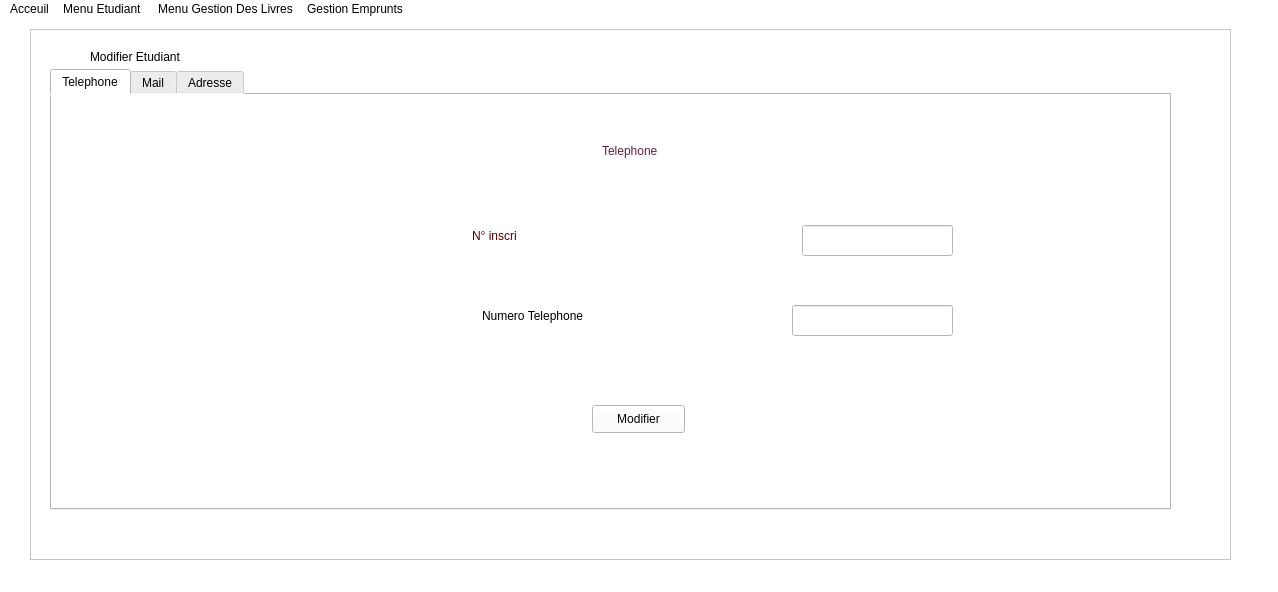
<?xml version="1.0" encoding="UTF-8"?>
<ui version="4.0">
 <class>MainWindow</class>
 <widget class="QMainWindow" name="MainWindow">
  <property name="geometry">
   <rect>
    <x>0</x>
    <y>0</y>
    <width>1278</width>
    <height>592</height>
   </rect>
  </property>
  <property name="windowTitle">
   <string>MainWindow</string>
  </property>
  <property name="styleSheet">
   <string notr="true">color :rgb(0, 0, 0);
font: 87 9pt &quot;Neue Haas Grotesk Text Pro Blac&quot;;
background-color:rgb(255, 255, 255);


</string>
  </property>
  <widget class="QWidget" name="centralwidget">
   <widget class="QFrame" name="frame">
    <property name="geometry">
     <rect>
      <x>30</x>
      <y>10</y>
      <width>1201</width>
      <height>531</height>
     </rect>
    </property>
    <property name="frameShape">
     <enum>QFrame::StyledPanel</enum>
    </property>
    <property name="frameShadow">
     <enum>QFrame::Raised</enum>
    </property>
    <widget class="QLabel" name="label_2">
     <property name="geometry">
      <rect>
       <x>60</x>
       <y>20</y>
       <width>271</width>
       <height>16</height>
      </rect>
     </property>
     <property name="text">
      <string>Modifier Etudiant</string>
     </property>
    </widget>
    <widget class="QTabWidget" name="Supprimer">
     <property name="geometry">
      <rect>
       <x>20</x>
       <y>40</y>
       <width>1121</width>
       <height>441</height>
      </rect>
     </property>
     <property name="currentIndex">
      <number>0</number>
     </property>
     <widget class="QWidget" name="Telephone">
      <attribute name="title">
       <string>Telephone</string>
      </attribute>
      <widget class="QLabel" name="label">
       <property name="geometry">
        <rect>
         <x>430</x>
         <y>170</y>
         <width>261</width>
         <height>101</height>
        </rect>
       </property>
       <property name="text">
        <string>Numero Telephone</string>
       </property>
      </widget>
      <widget class="QLineEdit" name="lineEdit">
       <property name="geometry">
        <rect>
         <x>740</x>
         <y>210</y>
         <width>161</width>
         <height>31</height>
        </rect>
       </property>
      </widget>
      <widget class="QPushButton" name="pushButton">
       <property name="geometry">
        <rect>
         <x>540</x>
         <y>310</y>
         <width>93</width>
         <height>28</height>
        </rect>
       </property>
       <property name="text">
        <string>Modifier</string>
       </property>
      </widget>
      <widget class="QLabel" name="label_10">
       <property name="geometry">
        <rect>
         <x>550</x>
         <y>10</y>
         <width>171</width>
         <height>91</height>
        </rect>
       </property>
       <property name="styleSheet">
        <string notr="true">font: 87 12pt &quot;Verdana Pro Cond Black&quot;;
color:rgb(101, 30, 62);</string>
       </property>
       <property name="text">
        <string>Telephone</string>
       </property>
      </widget>
      <widget class="QLabel" name="label_12">
       <property name="geometry">
        <rect>
         <x>420</x>
         <y>100</y>
         <width>261</width>
         <height>81</height>
        </rect>
       </property>
       <property name="styleSheet">
        <string notr="true">color: rgb(85, 0, 0);</string>
       </property>
       <property name="text">
        <string>N° inscri </string>
       </property>
      </widget>
      <widget class="QLineEdit" name="lineEdit_11">
       <property name="geometry">
        <rect>
         <x>750</x>
         <y>130</y>
         <width>151</width>
         <height>31</height>
        </rect>
       </property>
      </widget>
     </widget>
     <widget class="QWidget" name="Mail">
      <attribute name="title">
       <string>Mail</string>
      </attribute>
      <widget class="QLabel" name="label_3">
       <property name="geometry">
        <rect>
         <x>410</x>
         <y>200</y>
         <width>261</width>
         <height>81</height>
        </rect>
       </property>
       <property name="text">
        <string>Mail :</string>
       </property>
      </widget>
      <widget class="QPushButton" name="pushButton_2">
       <property name="geometry">
        <rect>
         <x>540</x>
         <y>340</y>
         <width>93</width>
         <height>28</height>
        </rect>
       </property>
       <property name="text">
        <string>Modifier</string>
       </property>
      </widget>
      <widget class="QLineEdit" name="lineEdit_2">
       <property name="geometry">
        <rect>
         <x>660</x>
         <y>210</y>
         <width>161</width>
         <height>31</height>
        </rect>
       </property>
      </widget>
      <widget class="QLabel" name="label_9">
       <property name="geometry">
        <rect>
         <x>560</x>
         <y>10</y>
         <width>171</width>
         <height>91</height>
        </rect>
       </property>
       <property name="styleSheet">
        <string notr="true">font: 87 12pt &quot;Verdana Pro Cond Black&quot;;
color:rgb(101, 30, 62);</string>
       </property>
       <property name="text">
        <string>Mail</string>
       </property>
      </widget>
      <widget class="QLabel" name="label_4">
       <property name="geometry">
        <rect>
         <x>410</x>
         <y>110</y>
         <width>261</width>
         <height>81</height>
        </rect>
       </property>
       <property name="styleSheet">
        <string notr="true">color: rgb(85, 0, 0);</string>
       </property>
       <property name="text">
        <string>N° inscri </string>
       </property>
      </widget>
      <widget class="QLineEdit" name="lineEdit_3">
       <property name="geometry">
        <rect>
         <x>660</x>
         <y>130</y>
         <width>161</width>
         <height>31</height>
        </rect>
       </property>
      </widget>
     </widget>
     <widget class="QWidget" name="Adresse">
      <attribute name="title">
       <string>Adresse</string>
      </attribute>
      <widget class="QPushButton" name="pushButton_3">
       <property name="geometry">
        <rect>
         <x>540</x>
         <y>370</y>
         <width>93</width>
         <height>28</height>
        </rect>
       </property>
       <property name="text">
        <string>Modifier</string>
       </property>
      </widget>
      <widget class="QLabel" name="label_11">
       <property name="geometry">
        <rect>
         <x>350</x>
         <y>410</y>
         <width>171</width>
         <height>91</height>
        </rect>
       </property>
       <property name="styleSheet">
        <string notr="true">font: 87 12pt &quot;Verdana Pro Cond Black&quot;;
color:rgb(101, 30, 62);</string>
       </property>
       <property name="text">
        <string>Education</string>
       </property>
      </widget>
      <widget class="QLabel" name="label_7">
       <property name="geometry">
        <rect>
         <x>370</x>
         <y>200</y>
         <width>171</width>
         <height>91</height>
        </rect>
       </property>
       <property name="styleSheet">
        <string notr="true">font: 87 10pt &quot;Neue Haas Grotesk Text Pro Blac&quot;;</string>
       </property>
       <property name="text">
        <string>Nom de rue :</string>
       </property>
      </widget>
      <widget class="QLineEdit" name="lineEdit_8">
       <property name="geometry">
        <rect>
         <x>710</x>
         <y>240</y>
         <width>141</width>
         <height>31</height>
        </rect>
       </property>
      </widget>
      <widget class="QLabel" name="label_8">
       <property name="geometry">
        <rect>
         <x>380</x>
         <y>260</y>
         <width>171</width>
         <height>91</height>
        </rect>
       </property>
       <property name="styleSheet">
        <string notr="true">font: 87 10pt &quot;Neue Haas Grotesk Text Pro Blac&quot;;</string>
       </property>
       <property name="text">
        <string>Ville :</string>
       </property>
      </widget>
      <widget class="QLineEdit" name="lineEdit_9">
       <property name="geometry">
        <rect>
         <x>710</x>
         <y>290</y>
         <width>141</width>
         <height>31</height>
        </rect>
       </property>
      </widget>
      <widget class="QLabel" name="label_5">
       <property name="geometry">
        <rect>
         <x>530</x>
         <y>-10</y>
         <width>171</width>
         <height>91</height>
        </rect>
       </property>
       <property name="styleSheet">
        <string notr="true">font: 87 12pt &quot;Verdana Pro Cond Black&quot;;
color:rgb(101, 30, 62);</string>
       </property>
       <property name="text">
        <string>Adresse</string>
       </property>
      </widget>
      <widget class="QLineEdit" name="lineEdit_7">
       <property name="geometry">
        <rect>
         <x>710</x>
         <y>180</y>
         <width>141</width>
         <height>31</height>
        </rect>
       </property>
      </widget>
      <widget class="QLabel" name="label_6">
       <property name="geometry">
        <rect>
         <x>370</x>
         <y>140</y>
         <width>171</width>
         <height>91</height>
        </rect>
       </property>
       <property name="styleSheet">
        <string notr="true">font: 87 10pt &quot;Neue Haas Grotesk Text Pro Blac&quot;;</string>
       </property>
       <property name="text">
        <string>Numero de rue</string>
       </property>
      </widget>
      <widget class="QLabel" name="label_13">
       <property name="geometry">
        <rect>
         <x>380</x>
         <y>100</y>
         <width>261</width>
         <height>81</height>
        </rect>
       </property>
       <property name="styleSheet">
        <string notr="true">color: rgb(85, 0, 0);</string>
       </property>
       <property name="text">
        <string>N° inscri </string>
       </property>
      </widget>
      <widget class="QLineEdit" name="lineEdit_10">
       <property name="geometry">
        <rect>
         <x>710</x>
         <y>110</y>
         <width>141</width>
         <height>31</height>
        </rect>
       </property>
      </widget>
     </widget>
    </widget>
   </widget>
  </widget>
  <widget class="QMenuBar" name="menubar">
   <property name="geometry">
    <rect>
     <x>0</x>
     <y>0</y>
     <width>1278</width>
     <height>25</height>
    </rect>
   </property>
   <widget class="QMenu" name="menuAcceuil">
    <property name="title">
     <string>Acceuil</string>
    </property>
   </widget>
   <widget class="QMenu" name="menuMenu_Etudiant">
    <property name="title">
     <string>Menu Etudiant </string>
    </property>
    <widget class="QMenu" name="menuMise_a_jour_Etudiant">
     <property name="title">
      <string>Mise a jour Etudiant</string>
     </property>
     <addaction name="actionAjouter_Etudiant"/>
     <addaction name="separator"/>
     <addaction name="actionSupprimer_Etudiant"/>
     <addaction name="separator"/>
     <addaction name="actionModifier_Etudiant"/>
    </widget>
    <widget class="QMenu" name="menuRecherche_et_Affichage">
     <property name="title">
      <string>Recherche et Affichage</string>
     </property>
     <addaction name="actionContenue_du_dictionnaire_Etudiant"/>
     <addaction name="separator"/>
     <addaction name="actionRecherche_par_numero_inscription"/>
    </widget>
    <addaction name="menuMise_a_jour_Etudiant"/>
    <addaction name="separator"/>
    <addaction name="menuRecherche_et_Affichage"/>
   </widget>
   <widget class="QMenu" name="menuMenu_Gestion_Des_Livres">
    <property name="title">
     <string>Menu Gestion Des Livres</string>
    </property>
    <widget class="QMenu" name="menuMise_a_jour">
     <property name="title">
      <string>Mise a jour</string>
     </property>
     <addaction name="actionAjouter_un_nouvel_Livre"/>
     <addaction name="actionSupprimer"/>
     <addaction name="actionModifier_nombre_d_exemplaires_d_un_Livre"/>
    </widget>
    <widget class="QMenu" name="menuRecherche_et_Affichage_2">
     <property name="title">
      <string>Recherche et Affichage</string>
     </property>
     <addaction name="actionContenue_du_dictionnaire_livre"/>
     <addaction name="actionRecherche"/>
    </widget>
    <addaction name="menuMise_a_jour"/>
    <addaction name="menuRecherche_et_Affichage_2"/>
   </widget>
   <widget class="QMenu" name="menuGestion_Emprunts">
    <property name="title">
     <string>Gestion Emprunts</string>
    </property>
    <widget class="QMenu" name="menuMise_a_jour_2">
     <property name="title">
      <string>Mise a jour</string>
     </property>
     <addaction name="actionAjouter_un_nouvel_emprunt"/>
     <addaction name="actionRetour_d_un_emprunt"/>
     <addaction name="actionSupprimer_d_un_emprunt"/>
     <addaction name="actionModifier_Emprunt"/>
    </widget>
    <widget class="QMenu" name="menuRecherche_Affichage">
     <property name="title">
      <string>Recherche ,Affichage</string>
     </property>
     <addaction name="actionContenu_du_dictionnaire_emprunt"/>
     <addaction name="actionRecherche_emprunt_par_livre"/>
    </widget>
    <addaction name="menuMise_a_jour_2"/>
    <addaction name="menuRecherche_Affichage"/>
   </widget>
   <addaction name="menuAcceuil"/>
   <addaction name="menuMenu_Etudiant"/>
   <addaction name="menuMenu_Gestion_Des_Livres"/>
   <addaction name="menuGestion_Emprunts"/>
  </widget>
  <widget class="QStatusBar" name="statusbar"/>
  <action name="actionAjouter_Etudiant">
   <property name="checkable">
    <bool>false</bool>
   </property>
   <property name="text">
    <string>Ajouter Etudiant</string>
   </property>
  </action>
  <action name="actionEtudiant_Donnee">
   <property name="text">
    <string>Etudiant Donnee</string>
   </property>
  </action>
  <action name="actionUne_Section_Donnee">
   <property name="text">
    <string>Une Section Donnee</string>
   </property>
  </action>
  <action name="actionUn_Niveau_Donnee">
   <property name="text">
    <string>Un Niveau Donnee</string>
   </property>
  </action>
  <action name="actionSection_et_Niveau">
   <property name="text">
    <string>Section et Niveau</string>
   </property>
  </action>
  <action name="actionTel">
   <property name="text">
    <string>Tel</string>
   </property>
  </action>
  <action name="actionMail">
   <property name="text">
    <string>Mail</string>
   </property>
  </action>
  <action name="actionAdresse">
   <property name="text">
    <string>Adresse</string>
   </property>
  </action>
  <action name="actionContenue_du_dictionnaire_Etudiant">
   <property name="text">
    <string>Afficher les Etudiants</string>
   </property>
  </action>
  <action name="actionRecherche_par_numero_inscription">
   <property name="text">
    <string>Recherche</string>
   </property>
  </action>
  <action name="actionRecherche_par_section">
   <property name="text">
    <string>Recherche par section</string>
   </property>
  </action>
  <action name="actionRecherche_par_section_et_Niveau">
   <property name="text">
    <string>Recherche par section et Niveau </string>
   </property>
  </action>
  <action name="actionRecherche_par_Niveau">
   <property name="text">
    <string>Recherche par Niveau</string>
   </property>
  </action>
  <action name="actionAjouter_un_nouvel_Livre">
   <property name="text">
    <string>Ajouter un nouvel Livre</string>
   </property>
  </action>
  <action name="actionModifier_nombre_d_exemplaires_d_un_Livre">
   <property name="text">
    <string>Modifier nombre d exemplaires d un Livre</string>
   </property>
  </action>
  <action name="actionLivre_donnee">
   <property name="text">
    <string>Livre donnee</string>
   </property>
  </action>
  <action name="actionLivres_d_un_auteur">
   <property name="text">
    <string>Livres d un auteur</string>
   </property>
  </action>
  <action name="actionLivres_d_une_annee_donnee">
   <property name="text">
    <string>Livres d une annee donnee</string>
   </property>
  </action>
  <action name="actionContenue_du_dictionnaire_livre">
   <property name="text">
    <string>Afficher les Livres</string>
   </property>
  </action>
  <action name="actionRecherche_par_Referance">
   <property name="text">
    <string>Recherche par Referance </string>
   </property>
  </action>
  <action name="actionRecherche_par_titre">
   <property name="text">
    <string>Recherche par titre</string>
   </property>
  </action>
  <action name="actionRecherche_par_annee_edition_donne">
   <property name="text">
    <string>Recherche par annee edition donne</string>
   </property>
  </action>
  <action name="actionRecherche_et_Affichage_des_livres_par_ordre_alphabetique">
   <property name="text">
    <string>Recherche et Affichage des livres par ordre alphabetique</string>
   </property>
  </action>
  <action name="actionAjouter_un_nouvel_emprunt">
   <property name="text">
    <string>Ajouter un nouvel emprunt</string>
   </property>
  </action>
  <action name="actionRetour_d_un_emprunt">
   <property name="text">
    <string>Retour d un emprunt</string>
   </property>
  </action>
  <action name="actionSupprimer_d_un_emprunt">
   <property name="text">
    <string>Supprimer d un emprunt</string>
   </property>
  </action>
  <action name="actionDate_emprunt">
   <property name="text">
    <string>Date emprunt</string>
   </property>
  </action>
  <action name="actionDate_Retour">
   <property name="text">
    <string>Date Retour</string>
   </property>
  </action>
  <action name="actionContenu_du_dictionnaire_emprunt">
   <property name="text">
    <string>Afficher les Emprunts</string>
   </property>
  </action>
  <action name="actionRecherche_emprunt_par_livre">
   <property name="text">
    <string>Rechercher</string>
   </property>
  </action>
  <action name="actionRecherche_emprunt_par_etudiant">
   <property name="text">
    <string>Recherche emprunt par etudiant</string>
   </property>
  </action>
  <action name="actionRecherche_livres_empruntee_a_une_date_donnee">
   <property name="text">
    <string>Recherche livres empruntee a une date donnee</string>
   </property>
  </action>
  <action name="actionRecherche_livres_retournee_a_une_date_donne">
   <property name="text">
    <string>Recherche livres retournee a une date donne</string>
   </property>
  </action>
  <action name="actionRecherche_livres_empruntee_entre_2_dates_donnee">
   <property name="text">
    <string>Recherche livres empruntee entre 2 dates donnee</string>
   </property>
  </action>
  <action name="actionRecherche_livres_retournee_entre_2_date_donne">
   <property name="text">
    <string>Recherche livres retournee entre 2 date donne</string>
   </property>
  </action>
  <action name="actionSupprimer_Etudiant">
   <property name="text">
    <string>Supprimer Etudiant</string>
   </property>
  </action>
  <action name="actionModifier_Etudiant">
   <property name="text">
    <string>Modifier Etudiant</string>
   </property>
  </action>
  <action name="actionMenu_Acceuil">
   <property name="text">
    <string>Menu Acceuil</string>
   </property>
  </action>
  <action name="actionRecuperation_des_donnee">
   <property name="text">
    <string>Recuperer les donnee</string>
   </property>
  </action>
  <action name="actionEnregistrer_Ficher_Livres">
   <property name="text">
    <string>Enregistrer Ficher Livres</string>
   </property>
  </action>
  <action name="actionEnregistrer_Ficher_Emprunt">
   <property name="text">
    <string>Enregistrer Ficher Emprunt</string>
   </property>
  </action>
  <action name="actionRecuperer_Ficher_Etudiant">
   <property name="text">
    <string>Recuperer Ficher Etudiant</string>
   </property>
  </action>
  <action name="actionRecuperer_Ficher_Livres">
   <property name="text">
    <string>Recuperer Ficher Livres</string>
   </property>
  </action>
  <action name="actionRecuperer_Ficher_Emprunt">
   <property name="text">
    <string>Recuperer Ficher Emprunt</string>
   </property>
  </action>
  <action name="actionRecherche">
   <property name="text">
    <string>Recherche</string>
   </property>
  </action>
  <action name="actionSupprimer">
   <property name="text">
    <string>Supprimer</string>
   </property>
  </action>
  <action name="actionModifier_Emprunt">
   <property name="text">
    <string>Modifier Emprunt</string>
   </property>
  </action>
 </widget>
 <resources/>
 <connections/>
</ui>
